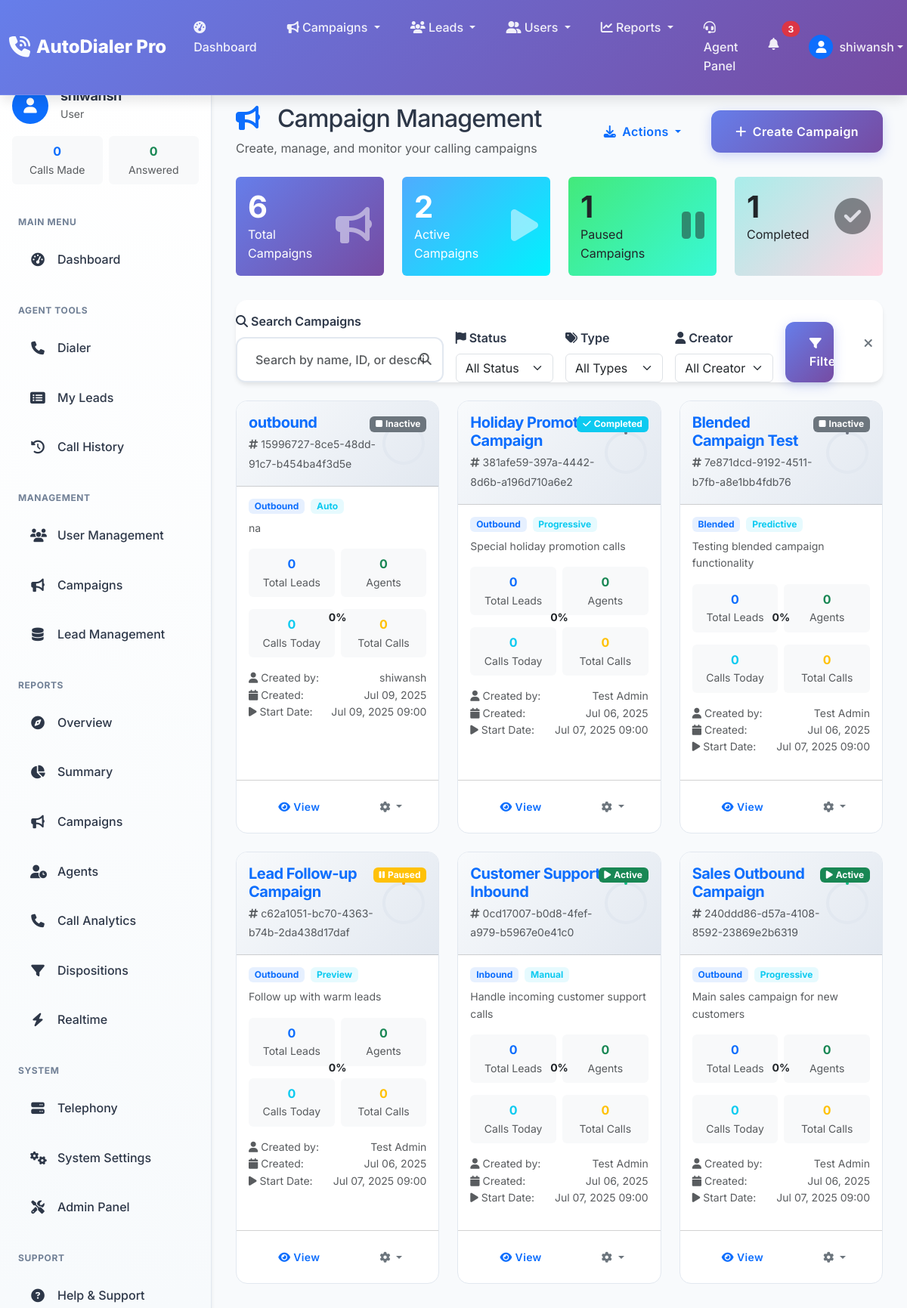
The app's page /campaigns/ (signed in), older data.
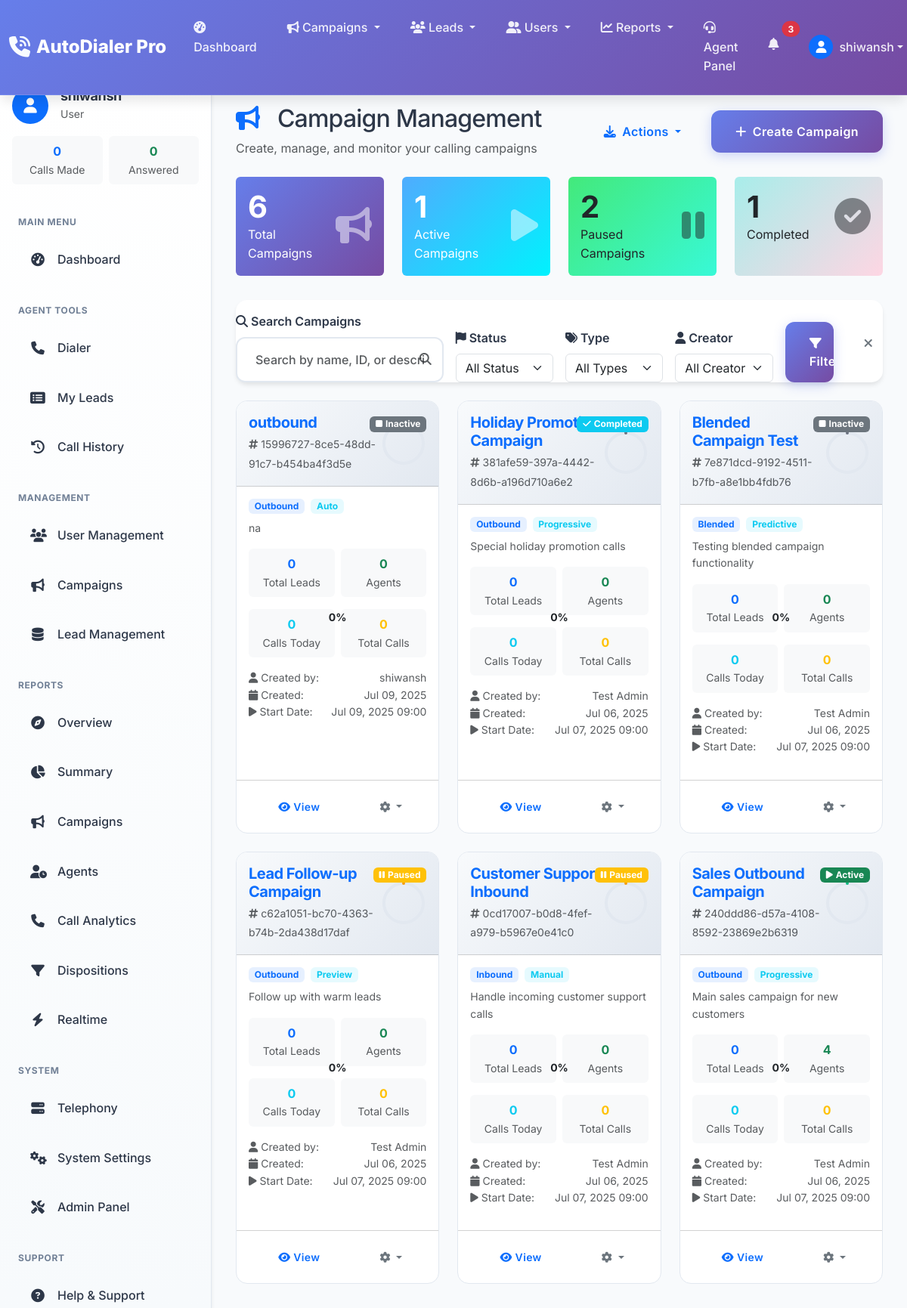
The same page, newer data.
### campaigns/models.py (models this page shows, shortened)
class Campaign(TimeStampedModel):
    CAMPAIGN_TYPES = [
        ('outbound', 'Outbound'),
        ('inbound', 'Inbound'),
        ('blended', 'Blended'),
    ]
    DIAL_METHODS = [
        ('manual', 'Manual'),
        ('preview', 'Preview'),
        ('progressive', 'Progressive'),
        ('predictive', 'Predictive'),
        ('auto', 'Auto'),
    ]
    STATUS_CHOICES = [
        ('inactive', 'Inactive'),
        ('active', 'Active'),
        ('paused', 'Paused'),
        ('completed', 'Completed'),
        ('archived', 'Archived'),
    ]
    name = models.CharField(max_length=200)
    description = models.TextField(blank=True)
    campaign_id = models.CharField(max_length=50, unique=True, default=generate_uuid, editable=False)
    campaign_type = models.CharField(max_length=20, choices=CAMPAIGN_TYPES, default='outbound')
    dial_method = models.CharField(max_length=20, choices=DIAL_METHODS, default='preview')
    status = models.CharField(max_length=20, choices=STATUS_CHOICES, default='inactive')
    is_active = models.BooleanField(default=False)
    TIMEZONE_CHOICES = [
        ('UTC', 'UTC (Coordinated Universal Time)'),
        ('America/New_York', 'Eastern Time (ET)'),
        ('America/Chicago', 'Central Time (CT)'),
        ('America/Denver', 'Mountain Time (MT)'),
        ('America/Los_Angeles', 'Pacific Time (PT)'),
        ('America/Phoenix', 'Arizona Time (MST)'),
        ('America/Anchorage', 'Alaska Time (AKST)'),
        ('Pacific/Honolulu', 'Hawaii Time (HST)'),
        ('Asia/Kolkata', 'India Standard Time (IST)'),
        ('Europe/London', 'Greenwich Mean Time (GMT)'),
        ('Europe/Paris', 'Central European Time (CET)'),
        ('Asia/Tokyo', 'Japan Standard Time (JST)'),
        ('Asia/Shanghai', 'China Standard Time (CST)'),
        ('Australia/Sydney', 'Australian Eastern Time (AEST)'),
    ]
    start_date = models.DateTimeField()
    end_date = models.DateTimeField(null=True, blank=True)
    daily_start_time = models.TimeField(default='09:00:00')
    daily_end_time = models.TimeField(default='17:00:00')
    timezone = models.CharField(max_length=50, choices=TIMEZONE_CHOICES, default='UTC')
    max_attempts = models.PositiveIntegerField(default=3)
    call_timeout = models.PositiveIntegerField(default=30, help_text="Timeout in seconds")
    retry_delay = models.PositiveIntegerField(default=3600, help_text="Delay between retries in seconds")
    dial_ratio = models.DecimalField(max_digits=4, decimal_places=2, default=1.0)
    max_lines = models.PositiveIntegerField(default=10)
    abandon_rate = models.DecimalField(max_digits=5, decimal_places=2, default=3.0)
    enable_recording = models.BooleanField(default=True)
    recording_delay = models.PositiveIntegerField(default=0, help_text="Recording delay in seconds")
    monitor_agents = models.BooleanField(default=False)
    lead_order = models.CharField(
        max_length=20,
        choices=[
            ('down', 'Down (Sequential)'),
            ('up', 'Up (Reverse)'),
            ('random', 'Random'),
            ('oldest_first', 'Oldest First'),
            ('newest_first', 'Newest First'),
        ],
        default='down'
    )
    use_internal_dnc = models.BooleanField(default=True)
    use_campaign_dnc = models.BooleanField(default=False)
    amd_enabled = models.BooleanField(default=False, help_text="Answering Machine Detection")
    DIAL_SPEED = [
        ('slow', 'Slow'),
        ('normal', 'Normal'),
        ('fast', 'Fast'),
        ('very_fast', 'Very Fast'),
        ('custom', 'Custom'),
    ]
    dial_speed = models.CharField(max_length=20, choices=DIAL_SPEED, default='normal')
    custom_dials_per_agent = models.PositiveIntegerField(default=1, help_text="Used when dial_speed=custom")
    outbound_carrier = models.ForeignKey(
        'telephony.Carrier', on_delete=models.SET_NULL, null=True, blank=True, related_name='preferred_campaigns'
    )
    dial_prefix = models.CharField(
        max_length=20,
        blank=True,
        help_text="Optional prefix to prepend to dialed numbers"
    )
    created_by = models.ForeignKey(User, on_delete=models.CASCADE, related_name='created_campaigns')
    assigned_users = models.ManyToManyField(User, through='CampaignAgent', related_name='assigned_campaigns')
    total_leads = models.PositiveIntegerField(default=0)
    leads_called = models.PositiveIntegerField(default=0)
    leads_remaining = models.PositiveIntegerField(default=0)
    calls_today = models.PositiveIntegerField(default=0)
    class Meta:
        verbose_name = "Campaign"
        verbose_name_plural = "Campaigns"
        ordering = ['-created_at']

### campaigns/views.py (the view, shortened to what this page needs)
# urls.py: path('', views.CampaignListView.as_view(), name='list'),
class CampaignListView(LoginRequiredMixin, ListView):
    model = Campaign
    template_name = 'campaigns/campaign_list.html'
    context_object_name = 'campaigns'
    paginate_by = 20
    def get_queryset(self):
        queryset = Campaign.objects.select_related('created_by').prefetch_related(
            'assigned_users', 'daily_stats'
        ).annotate(
            assigned_agents_count=Count('assigned_users'),
            total_calls_made=Sum('daily_stats__calls_made'),
            total_sales=Sum('daily_stats__calls_answered', filter=Q(daily_stats__calls_answered__gt=0))
        )
        search_query = self.request.GET.get('search')
        if search_query:
            queryset = queryset.filter(
                Q(name__icontains=search_query) |
                Q(description__icontains=search_query) |
                Q(campaign_id__icontains=search_query)
            )
        status_filter = self.request.GET.get('status')
        if status_filter:
            queryset = queryset.filter(status=status_filter)
        campaign_type = self.request.GET.get('campaign_type')
        if campaign_type:
            queryset = queryset.filter(campaign_type=campaign_type)
        created_by = self.request.GET.get('created_by')
        if created_by:
            queryset = queryset.filter(created_by_id=created_by)
        user = self.request.user
        return queryset.distinct().order_by('-created_at')
    def get_context_data(self, **kwargs):
        context = super().get_context_data(**kwargs)
        context['total_campaigns'] = Campaign.objects.count()
        context['active_campaigns'] = Campaign.objects.filter(status='active').count()
        context['paused_campaigns'] = Campaign.objects.filter(status='paused').count()
        context['completed_campaigns'] = Campaign.objects.filter(status='completed').count()
        context['search_form'] = CampaignSearchForm(self.request.GET)
        context['managers'] = User.objects.filter(
            Q(is_staff=True) | Q(groups__name='Manager')
        ).distinct()
        return context

### campaigns/forms.py
class CampaignSearchForm(forms.Form):
    search = forms.CharField(
        max_length=100,
        required=False,
        widget=forms.TextInput(attrs={
            'class': 'form-control',
            'placeholder': 'Search campaigns...'
        })
    )
    status = forms.ChoiceField(
        choices=[('', 'All Status')] + Campaign.STATUS_CHOICES,
        required=False,
        widget=forms.Select(attrs={'class': 'form-select'})
    )
    created_by = forms.ModelChoiceField(
        queryset=User.objects.filter(is_staff=True),
        required=False,
        empty_label="All Creators",
        widget=forms.Select(attrs={'class': 'form-select'})
    )
    date_range = forms.ChoiceField(
        choices=[
            ('', 'All Time'),
            ('today', 'Today'),
            ('week', 'This Week'),
            ('month', 'This Month'),
            ('quarter', 'This Quarter'),
        ],
        required=False,
        widget=forms.Select(attrs={'class': 'form-select'})
    )

### users/models.py (called while the page is built)
    def is_manager(self):
        return self.user.groups.filter(name='Manager').exists() or self.user.is_superuser

### templates/campaigns/campaign_list.html (shortened to what the changed rows need)
{% extends 'base.html' %}
{% load static %}
{% load math_filters %}
{% block content %}
<div class="d-flex justify-content-between align-items-center mb-4">
    <div>
        <h1 class="h2 mb-2">
            <i class="fas fa-bullhorn text-primary me-3"></i>
            Campaign Management
        </h1>
    </div>
</div>
<div class="row g-4 mb-5">
    <div class="col-lg-3 col-md-6">
        <div class="card border-0 h-100" style="background: linear-gradient(135deg, #4facfe 0%, #00f2fe 100%);">
            <div class="card-body text-white position-relative">
                <div class="d-flex align-items-center">
                    <div class="flex-grow-1">
                        <div class="display-6 fw-bold">{{ active_campaigns }}</div>
                        <div>Active Campaigns</div>
                    </div>
                </div>
            </div>
        </div>
    </div>
    <div class="col-lg-3 col-md-6">
        <div class="card border-0 h-100" style="background: linear-gradient(135deg, #43e97b 0%, #38f9d7 100%);">
            <div class="card-body text-dark position-relative">
                <div class="d-flex align-items-center">
                    <div class="flex-grow-1">
                        <div class="display-6 fw-bold">{{ paused_campaigns }}</div>
                        <div>Paused Campaigns</div>
                    </div>
                </div>
            </div>
        </div>
    </div>
</div>
{% if campaigns %}
<div class="row g-4">
    {% for campaign in campaigns %}
    <div class="col-lg-6 col-xl-4">
        <div class="card campaign-card h-100">
            <div class="campaign-status-badge">
                <span class="badge {% if campaign.status == 'active' %}bg-success{% elif campaign.status == 'paused' %}bg-warning{% elif campaign.status == 'completed' %}bg-info{% else %}bg-secondary{% endif %}">
                    {% if campaign.status == 'active' %}
                        <i class="fas fa-play me-1"></i>Active
                    {% elif campaign.status == 'paused' %}
                        <i class="fas fa-pause me-1"></i>Paused
                    {% elif campaign.status == 'completed' %}
                        <i class="fas fa-check me-1"></i>Completed
                    {% else %}
                        <i class="fas fa-stop me-1"></i>Inactive
                    {% endif %}
                </span>
            </div>
            <div class="card-header campaign-stats py-3">
                <div class="d-flex align-items-center justify-content-between">
                    <div>
                        <h5 class="card-title mb-1">
                            <a href="{% url 'campaigns:detail' campaign.pk %}" class="text-decoration-none">
                                {{ campaign.name }}
                            </a>
                        </h5>
                        <small class="text-muted">
                            <i class="fas fa-hashtag me-1"></i>{{ campaign.campaign_id }}
                        </small>
                    </div>
                    <div class="progress-ring">
                        <svg class="progress-ring" width="60" height="60">
                            <circle class="progress-circle bg-secondary"
                                    stroke="#e2e8f0"
                                    cx="30"
                                    cy="30"
                                    r="26">
                            </circle>
                            <circle class="progress-circle"
                                    stroke="{% if campaign.status == 'active' %}#10b981{% elif campaign.status == 'paused' %}#f59e0b{% else %}#6b7280{% endif %}"
                                    cx="30"
                                    cy="30"
                                    r="26"
                                    stroke-dasharray="{% if campaign.total_leads > 0 %}{{ 163|mul:campaign.leads_called|div:campaign.total_leads }}{% else %}0{% endif %} 163">
                            </circle>
                        </svg>
                        <div class="position-absolute top-50 start-50 translate-middle text-center">
                            <div class="small fw-bold">
                                {% if campaign.total_leads > 0 %}
                                    {{ campaign.leads_called|mul:100|div:campaign.total_leads|floatformat:0 }}%
                                {% else %}
                                    0%
                                {% endif %}
                            </div>
                        </div>
                    </div>
                </div>
            </div>
            <div class="card-body">
                <div class="mb-3">
                    <div class="d-flex align-items-center mb-2">
                        <span class="badge bg-primary bg-opacity-10 text-primary me-2">
                            {{ campaign.get_campaign_type_display }}
                        </span>
                        <span class="badge bg-info bg-opacity-10 text-info">
                            {{ campaign.get_dial_method_display }}
                        </span>
                    </div>
                    {% if campaign.description %}
                    <p class="text-muted small mb-2">{{ campaign.description|truncatechars:80 }}</p>
                    {% endif %}
                </div>
                <div class="row g-2 mb-3">
                    <div class="col-6">
                        <div class="text-center p-2 bg-light rounded">
                            <div class="fw-bold text-primary">{{ campaign.total_leads|default:0 }}</div>
                            <div class="small text-muted">Total Leads</div>
                        </div>
                    </div>
                    <div class="col-6">
                        <div class="text-center p-2 bg-light rounded">
                            <div class="fw-bold text-success">{{ campaign.assigned_agents_count|default:0 }}</div>
                            <div class="small text-muted">Agents</div>
                        </div>
                    </div>
                </div>
                <div class="row g-2 mb-3">
                    <div class="col-6">
                        <div class="text-center p-2 bg-light rounded">
                            <div class="fw-bold text-info">{{ campaign.calls_today|default:0 }}</div>
                            <div class="small text-muted">Calls Today</div>
                        </div>
                    </div>
                    <div class="col-6">
                        <div class="text-center p-2 bg-light rounded">
                            <div class="fw-bold text-warning">{{ campaign.total_calls_made|default:0 }}</div>
                            <div class="small text-muted">Total Calls</div>
                        </div>
                    </div>
                </div>
                <div class="small text-muted mb-3">
                    <div class="d-flex justify-content-between">
                        <span><i class="fas fa-user me-1"></i>Created by:</span>
                        <span>{{ campaign.created_by.get_full_name|default:campaign.created_by.username }}</span>
                    </div>
                    <div class="d-flex justify-content-between">
                        <span><i class="fas fa-calendar me-1"></i>Created:</span>
                        <span>{{ campaign.created_at|date:"M d, Y" }}</span>
                    </div>
                    {% if campaign.start_date %}
                    <div class="d-flex justify-content-between">
                        <span><i class="fas fa-play me-1"></i>Start Date:</span>
                        <span>{{ campaign.start_date|date:"M d, Y H:i" }}</span>
                    </div>
                    {% endif %}
                </div>
            </div>
            <div class="card-footer bg-transparent">
                <div class="d-flex gap-2">
                    <a href="{% url 'campaigns:detail' campaign.pk %}" class="btn btn-outline-primary btn-sm flex-fill">
                        <i class="fas fa-eye me-1"></i>View
                    </a>
                    {% if user.is_staff or campaign.created_by == user or user.profile.is_manager %}
                    <div class="dropdown">
                        <button class="btn btn-outline-secondary btn-sm dropdown-toggle" data-bs-toggle="dropdown">
                            <i class="fas fa-cog"></i>
                        </button>
                    </div>
                    {% endif %}
                </div>
            </div>
        </div>
    </div>
    {% endfor %}
</div>
{% endif %}
{% endblock %}

Row changes from the older to the newer data that the page shows:
changed Campaign "Customer Support Inbound": status "Active" → "Paused"
computed for Campaign "Sales Outbound Campaign": assigned_agents_count "0" → "4"
Text that changed along with them:
{{ active_campaigns }}: "2" → "1"
{{ paused_campaigns }}: "1" → "2"
